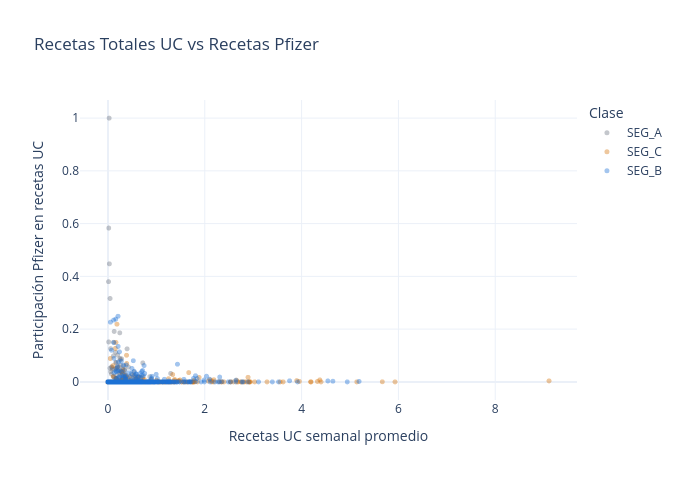

Source (notebook cell):
### Markdown cell above
## Recetas Totales UC vs Recetas Pfizer

### Code cell
d = labeled.sample(min(3000, len(labeled)), random_state=42)
d["Clase"] = d["ATSEG_LABEL"]

fig = px.scatter(
    d,
    x="UC_TRX_mean",
    y="brand1_share_of_uc",
    color="Clase",
    color_discrete_map={"SEG_B": C["SEG_B"], "SEG_C": C["SEG_C"], "SEG_A": C["SEG_A"]},
    category_orders={"Clase": ["SEG_A", "SEG_C", "SEG_B"]},
    labels={
        "UC_TRX_mean":        "Recetas UC semanal promedio",
        "brand1_share_of_uc": "Participación Pfizer en recetas UC",
        "Clase":              "Clase",
    },
    title="Recetas Totales UC vs Recetas Pfizer",
    opacity=0.4,
)
fig.update_traces(marker=dict(size=5, line=dict(width=0)))
fig.update_layout(template="plotly_white", width=680, height=480)
fig.show()

### Figure 1 — Plotly figure (JSON) as saved in the notebook; plotly's stock layout.template omitted (floating-point values rounded to 4 significant figures; data arrays with more than 128 entries replaced by an {"elided": "..."} marker saying what was removed)
{"data": [{"hovertemplate": "Clase=SEG_A<br>Recetas UC semanal promedio=%{x}<br>Participación Pfizer en recetas UC=%{y}<extra></extra>", "legendgroup": "SEG_A", "marker": {"color": "#6B7280", "line": {"width": 0}, "opacity": 0.4, "size": 5, "symbol": "circle"}, "mode": "markers", "name": "SEG_A", "showlegend": true, "type": "scattergl", "x": {"elided": "1670 float values"}, "xaxis": "x", "y": {"elided": "1670 float values"}, "yaxis": "y"}, {"hovertemplate": "Clase=SEG_C<br>Recetas UC semanal promedio=%{x}<br>Participación Pfizer en recetas UC=%{y}<extra></extra>", "legendgroup": "SEG_C", "marker": {"color": "#D4720A", "line": {"width": 0}, "opacity": 0.4, "size": 5, "symbol": "circle"}, "mode": "markers", "name": "SEG_C", "showlegend": true, "type": "scattergl", "x": {"elided": "515 float values"}, "xaxis": "x", "y": {"elided": "515 float values"}, "yaxis": "y"}, {"hovertemplate": "Clase=SEG_B<br>Recetas UC semanal promedio=%{x}<br>Participación Pfizer en recetas UC=%{y}<extra></extra>", "legendgroup": "SEG_B", "marker": {"color": "#1A6FD4", "line": {"width": 0}, "opacity": 0.4, "size": 5, "symbol": "circle"}, "mode": "markers", "name": "SEG_B", "showlegend": true, "type": "scattergl", "x": {"elided": "815 float values"}, "xaxis": "x", "y": {"elided": "815 float values"}, "yaxis": "y"}], "layout": {"height": 480, "legend": {"title": {"text": "Clase"}, "tracegroupgap": 0}, "title": {"text": "Recetas Totales UC vs Recetas Pfizer"}, "width": 680, "xaxis": {"anchor": "y", "domain": [0, 1], "title": {"text": "Recetas UC semanal promedio"}}, "yaxis": {"anchor": "x", "domain": [0, 1], "title": {"text": "Participación Pfizer en recetas UC"}}}}
